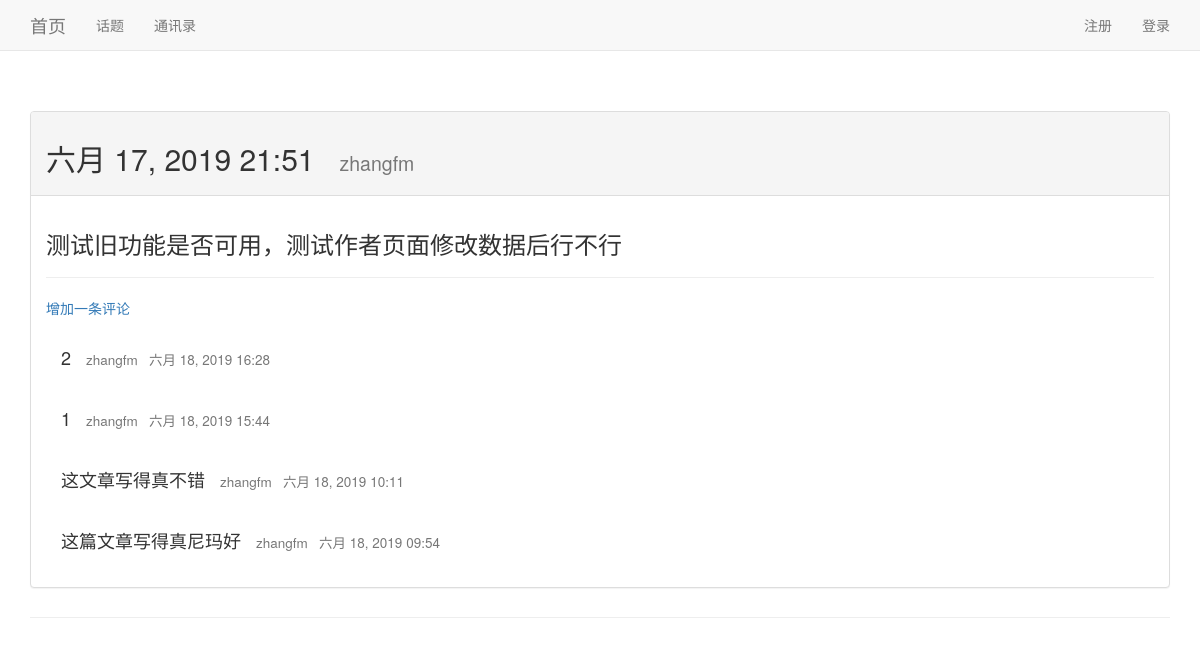
Screenshot of /entries/21/ with the database file from the repository.
### syy_topics/models.py (models this page shows, shortened)
class SYY_Entry(models.Model):
    topic=models.ForeignKey(SYY_Topic,on_delete=models.CASCADE)
    text=RichTextField('文章标题')
    date_added=models.DateTimeField(auto_now_add=True)
    owner=models.ForeignKey(User,on_delete=models.CASCADE)
    class Meta:
	    verbose_name_plural='回答'

class SYY_Comment(models.Model):
    target=models.ForeignKey(SYY_Entry,on_delete=models.CASCADE)
    content=models.CharField(max_length=2000,verbose_name="内容")
    nicknam=models.ForeignKey(User,on_delete=models.CASCADE)
    created_time=models.DateTimeField(auto_now_add=True)
    class Meta:
	    verbose_name=verbose_name_plural="评论"

### syy_topics/views.py (the view)
# urls.py: url(r'^entries/(?P<entry_id>\d+)/$',views.entry,name='entry'),
def entry(request,entry_id):   #显示特定主体的详细页面
	entry=SYY_Entry.objects.get(id=entry_id)
	comments = entry.syy_comment_set.order_by('-created_time')
	context={'entry':entry,'comments':comments}
	return render(request,'syy_topics/entry.html',context)

### syy_topics/templates/syy_topics/entry.html (shortened to what this page needs)
{% extends 'syy_topics/base.html' %}
{% block header %}
    <div class="panel panel-default">
      <div class="panel-heading">
        <h2>
          {{ entry.date_added|date:'M d, Y H:i' }}
		  <small>
		  {{ entry.owner }}
		  </small>
        </h2>
      </div>
      <div class="panel-body">
	    <h3>
          {{ entry.text|linebreaks }}
		</h3>
		<hr/>
		<p>
		    <a href="{% url 'syy_topics:new_comment' entry.id %}">增加一条评论</a>
		</p>
		  {% for comment in comments %}
		    <div class="panel-heading">
              <h4>
               {{ comment.content }}
		       <small>
		       {{ comment.nicknam }}
			   {{ comment.created_time|date:'M d, Y H:i' }}
		       </small>
              </h4>
            </div>
          {% empty %}
		    <p>
		      <font size="3" color="#BEBFC3">
                 这还没有评论，你要做那个第一人吗？
              </font>
     		</p>
          {% endfor %}
      </div>
    </div>
{% endblock header %}

### syy_topics/templates/syy_topics/base.html (shortened to what this page needs)
{% load bootstrap3 %}
<!DOCTYPE html>
<html lang="en">
  <head>
    {% bootstrap_css %}
  </head>
  <body>
    <nav class="navbar navbar-default navbar-static-top">
      <div class="container">
        <div class="navbar-header">
          <a class="navbar-brand" href="{% url 'syy_topics:index' %}">
              首页</a>
        </div>
        <div id="navbar" class="navbar-collapse collapse">
          <ul class="nav navbar-nav">
            <li><a href="{% url 'syy_topics:topics' %}">话题</a></li>
          </ul>
		  <ul class="nav navbar-nav">
            <li><a href="{% url 'syy_contacts:search' %}">通讯录</a></li>
          </ul>
          <ul class="nav navbar-nav navbar-right">
            {% if user.is_authenticated %}
              <li><a href="#">你好啊,<li><a href="{% url 'syy_topics:owner' %}">{{ user.username }}</a></a>
              <li><a href="{% url 'users:logout' %}">退出账号</a></li>
            {% else %}
              <li><a href="{% url 'users:register' %}">注册</a></li>
              <li><a href="{% url 'users:login' %}">登录</a></li>
            {% endif %}
          </ul>
        </div>
      </div>
    </nav>
    <div class="container">
      <div class="page-header">
        {% block header %}{% endblock header %}
      </div>
    </div>
  </body>
</html>

### rows the page displays
SYY_Entry: date_added "六月 17, 2019 21:51", owner "zhangfm", text "测试旧功能是否可用，测试作者页面修改数据后行不行"
SYY_Comment: content "2", nicknam "zhangfm", created_time "六月 18, 2019 16:28"
SYY_Comment: content "1", nicknam "zhangfm", created_time "六月 18, 2019 15:44"
SYY_Comment: content "这文章写得真不错", nicknam "zhangfm", created_time "六月 18, 2019 10:11"
SYY_Comment: content "这篇文章写得真尼玛好", nicknam "zhangfm", created_time "六月 18, 2019 09:54"
